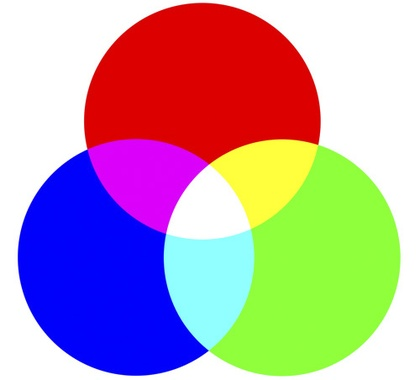
%> input picture image.jpg, 420 x 380 px, shrunk from 500 x 452 before the run
$ octave 'histoNorm (copy).m'   (GNU Octave 9; MATLAB toolbox functions it lacks are replaced by stand-ins)
%> lines starting %> are read from the running program, lines starting %| are printed output that depends on the picture
%Historgamme normalisee image RGB
clear all;
close all;
clear figure
[image, chemin] = uigetfile('*.jpg','Choisir l''image à transformer:');  %l'utilisateur choisit l'image à transformer
%> the answer given: image.jpg
if ~image
   error('Aucun image trouver !')
end
imageRGB=imread(image);
%> imageRGB is the input picture: size 380x420x3 uint8; mean R, G, B 182.6, 159.4, 170.2

R = imageRGB(:,:,1);
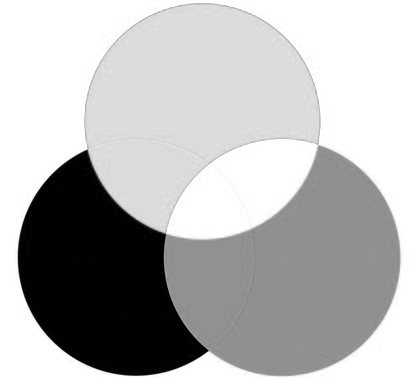
%> R: size 380x420 uint8; min 0, max 255, mean 182.6
G = imageRGB(:,:,2);
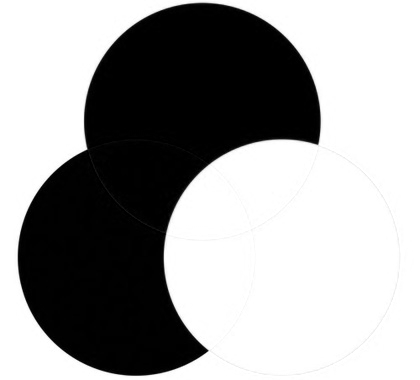
%> G: size 380x420 uint8; min 0, max 255, mean 159.4
B = imageRGB(:,:,3);
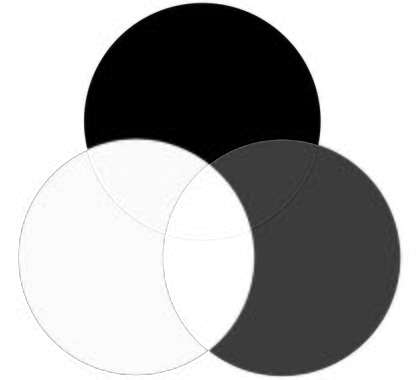
%> B: size 380x420 uint8; min 0, max 255, mean 170.2

M = size(imageRGB,1);
%> M = 380
N = size(imageRGB,2);
%> N = 420

histo1 = zeros(1,256);
histo2 = zeros(1,256);
histo3 = zeros(1,256);

for i = 1:M
    for j = 1:N
        histo1(R(i,j)+1) = histo1(R(i,j)+1)+1;
        histo2(G(i,j)+1) = histo2(G(i,j)+1)+1;
        histo3(B(i,j)+1) = histo3(B(i,j)+1)+1;
    end
end
%> after the loop, histo1 = 256 values, max 59736 at index 255, min 0 at index 67, mean 623.4; histo2 = 256 values, max 92332 at index 255, min 0 at index 256, mean 623.4; histo3 = 256 values, max 60123 at index 255, min 0 at index 256, mean 623.4

histoNormalise = (histo1 + histo2 + histo3) / (M*N);
%> histoNormalise = 256 values, max 1.33 at index 255, min 0 at index 256, mean 0.0117

%AFFICHAGE DE L'histo

%subplot(1,1,1)
%bar(histoNormalise);
A = reshape(R(:),10,[]);
C = reshape(G(:),10,[]);
D = reshape(B(:),10,[]);

% [20 lines of commented-out code are left out]
length(R(:))
%> ans = 159600
length(G(:))
%> ans = 159600
length(B(:))
%> ans = 159600
%bar3(A,C,D);
bar3([histo1,histo2,histo3],'grouped')
%bar3(B(:),{0:2:10 0:50:1000});
title('Histogramme normalise')
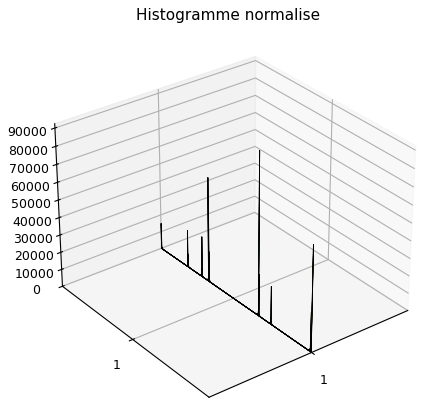
%> figure redrawn from the program's plot data
